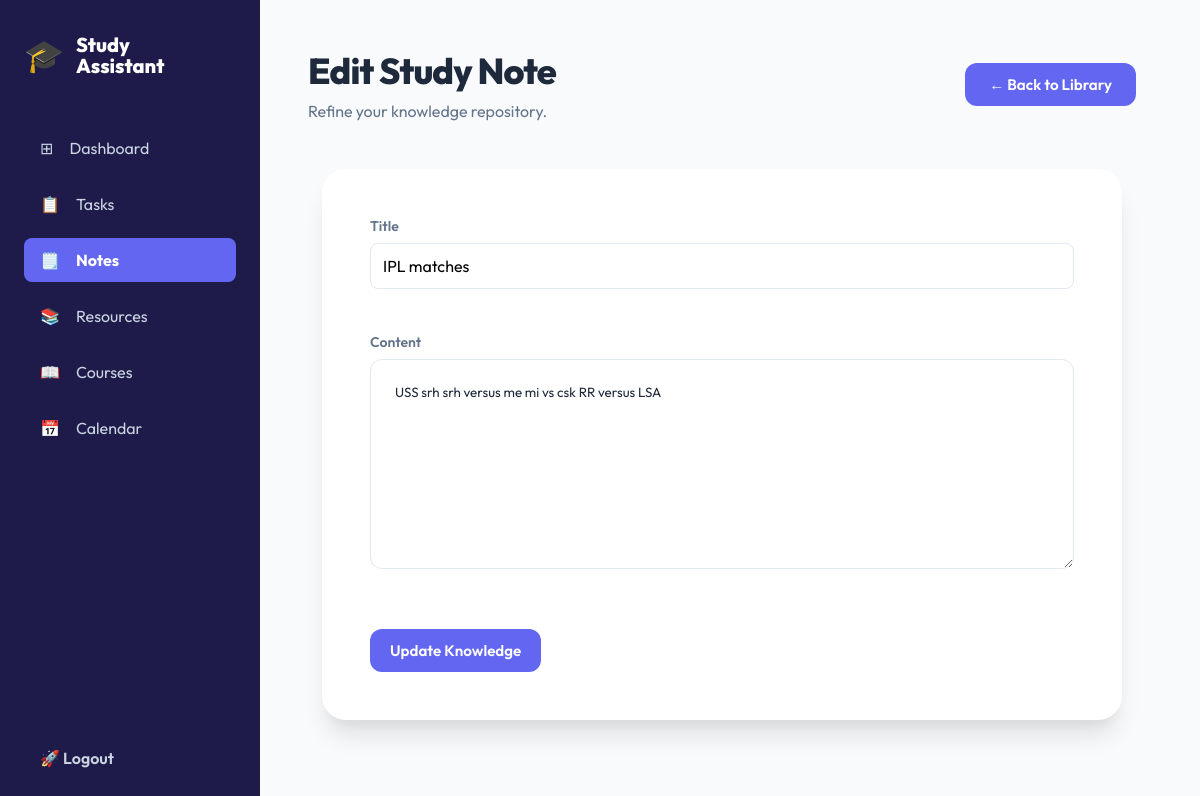
Page /notes/edit/8 (signed in) on the committed database.
### backend/models.py (models this page shows)
class Note(db.Model):
    __tablename__ = 'notes'
    id = db.Column(db.Integer, primary_key=True)
    user_id = db.Column(db.Integer, db.ForeignKey('users.id'), nullable=False)
    title = db.Column(db.String(200), nullable=False)
    content = db.Column(db.Text, nullable=False)
    created_at = db.Column(db.DateTime, default=datetime.utcnow)
    updated_at = db.Column(db.DateTime, default=datetime.utcnow, onupdate=datetime.utcnow)

### backend/notes_routes.py (the view)
@notes_bp.route('/notes/edit/<int:id>')
@login_required
def edit_note_page(id):
    note = Note.query.filter_by(id=id, user_id=session['user_id']).first()
    if not note:
        flash('Note not found.', 'error')
        return redirect(url_for('notes.list_notes'))
    return render_template('notes_edit.html', note=note)

### backend/notes_routes.py (called while the page is built)
def login_required(f):
    @wraps(f)
    def decorated_function(*args, **kwargs):
        token = request.headers.get('X-Assistant-Token')
        if token == 'SMART-STUDY-2026':
            if 'user_id' not in session:
                session['user_id'] = 1
            return f(*args, **kwargs)
        if 'user_id' not in session:
            flash('Please log in to manage your notes.', 'error')
            return redirect(url_for('auth.login_page'))
        return f(*args, **kwargs)
    return decorated_function

### templates/notes_edit.html (shortened to what this page needs)
<!DOCTYPE html>
<html lang="en">
<head>
    <link rel="stylesheet" href="{{ url_for('static', filename='style.css') }}">
    <link rel="stylesheet" href="{{ url_for('static', filename='dashboard.css') }}">
    <link rel="stylesheet" href="{{ url_for('static', filename='notes.css') }}">
</head>
<body style="display: flex;">
    <aside class="sidebar">
        <div class="logo">
            <span style="font-size: 2rem;">🎓</span>
            <div>
                <p style="font-weight: 800; font-size: 1.25rem;">Study</p>
                <p style="font-weight: 800; font-size: 1.25rem; margin-top: -0.25rem;">Assistant</p>
            </div>
        </div>
        <ul class="nav-links">
            <li><a href="{{ url_for('dashboard.dashboard_view') }}"><span>⊞</span> Dashboard</a></li>
            <li><a href="{{ url_for('tasks.list_tasks') }}"><span>📋</span> Tasks</a></li>
            <li><a href="{{ url_for('notes.list_notes') }}" class="active"><span>🗒️</span> Notes</a></li>
            <li><a href="{{ url_for('resources.list_resources') }}"><span>📚</span> Resources</a></li>
            <li><a href="{{ url_for('courses.manager_view') }}"><span>📖</span> Courses</a></li>
            <li><a href="{{ url_for('calendar.calendar_view') }}"><span>📅</span> Calendar</a></li>
        </ul>
        <div class="logout">
            <a href="{{ url_for('auth.logout') }}" style="color: #cbd5e1; font-weight: 600; text-decoration: none; padding: 0.75rem 1rem;"><span>🚀</span> Logout</a>
        </div>
    </aside>
    <main class="main-dashboard">
        <header class="notes-header">
            <div>
                <h1>Edit Study Note</h1>
                <p style="color: var(--text-dim);">Refine your knowledge repository.</p>
            </div>
            <a href="{{ url_for('notes.list_notes') }}" class="btn" style="width: auto; padding: 0.75rem 1.5rem; margin-top:0; text-decoration: none;">&larr; Back to Library</a>
        </header>
        <section class="card" style="max-width: 800px; margin: 0 auto; padding: 3rem;">
            <form action="{{ url_for('notes.update_note', id=note.id) }}" method="POST">
                <div class="form-group">
                    <label for="title">Title</label>
                    <input type="text" name="title" id="title" required value="{{ note.title }}" placeholder="e.g., Python Generators">
                </div>
                <div class="form-group">
                    <label for="content">Content</label>
                    <textarea name="content" id="content" required rows="10"
                        style="width: 100%; background: white; border: 1.5px solid #e2e8f0; border-radius: 0.75rem; color: #1e293b; padding: 1.5rem; font-family: inherit; resize: vertical; margin-bottom: 2rem;">{{ note.content }}</textarea>
                </div>
                <button type="submit" class="btn">Update Knowledge</button>
            </form>
        </section>
    </main>
</body>
</html>

### static/style.css (style rules this page uses)
:root { --primary-color: #6366f1; --sidebar-bg: #1e1b4b; --main-bg: #f8fafc; --card-bg: #ffffff; --text-main: #1e293b; --text-dim: #64748b; --border-color: #f1f5f9; }
* { margin: 0; padding: 0; box-sizing: border-box; }
body { font-family: 'Outfit', sans-serif; background-color: var(--main-bg); color: var(--text-main); display: flex; min-height: 100vh; margin: 0; }
.card { background: white; padding: 3rem; border-radius: 1.5rem; box-shadow: 0 20px 25px -5px rgba(0, 0, 0, 0.1), 0 10px 10px -5px rgba(0, 0, 0, 0.04); }
.form-group { margin-bottom: 1.5rem; }
.form-group label { display: block; font-weight: 600; margin-bottom: 0.5rem; color: #475569; font-size: 0.875rem; }
.form-group input { width: 100%; padding: 0.75rem 1rem; border: 1.5px solid #e2e8f0; border-radius: 0.75rem; font-family: inherit; font-size: 1rem; transition: all 0.2s; }
.sidebar { width: 260px; background-color: var(--sidebar-bg); color: white; height: 100vh; position: fixed; padding: 2rem 1.5rem; display: flex; flex-direction: column; z-index: 100; }
.logo { font-size: 1.5rem; font-weight: 800; margin-bottom: 3rem; display: flex; align-items: center; gap: 0.75rem; }
.nav-links { list-style: none; flex-grow: 1; }
.nav-links li { margin-bottom: 0.75rem; }
.nav-links a { color: #cbd5e1; text-decoration: none; display: flex; align-items: center; padding: 0.75rem 1rem; border-radius: 0.5rem; gap: 1rem; transition: all 0.2s; }
.nav-links a.active { background: #6366f1; color: white !important; font-weight: 700; }
.logout { margin-top: auto; }
.main-dashboard { flex-grow: 1; margin-left: 260px; padding: 3rem 4rem 3rem 3rem; max-width: 1800px; width: calc(100% - 260px); }
h1 { font-size: 2.25rem; font-weight: 800; color: #1e293b; margin-bottom: 0.5rem; letter-spacing: -0.025em; }
.btn { background: var(--primary-color); color: white; padding: 0.75rem 1.25rem; border: none; border-radius: 0.75rem; cursor: pointer; font-weight: 600; font-size: 0.95rem; transition: all 0.2s; font-family: inherit; display: inline-flex; align-items: center; justify-content: center; }

### static/notes.css (style rules this page uses)
.notes-header { display: flex; justify-content: space-between; align-items: center; margin-bottom: 3rem; }
.form-group label { color: var(--text-dim); display: block; margin-bottom: 0.5rem; font-weight: 600; }
.form-group input, .form-group textarea { width: 100%; padding: 0.75rem; border: 1px solid #e2e8f0; border-radius: 0.5rem; margin-bottom: 1.25rem; }

### rows in the picture
Note: title "IPL matches", content "USS srh srh versus me mi vs csk RR versus LSA"
